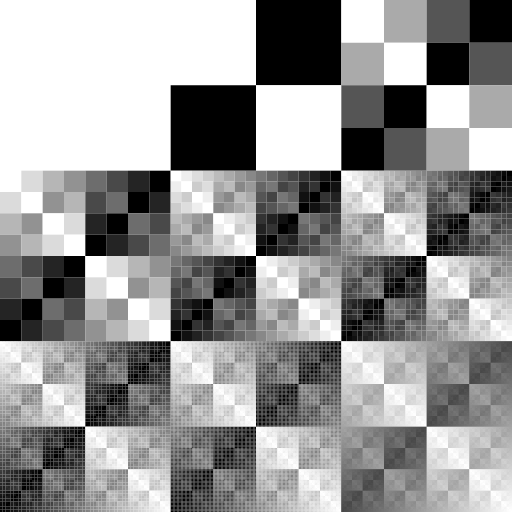
Frame 1 (no input)
Frame 2 (the mouse pressed at the canvas centre, redrawn once): identical to frame 1, image omitted

The p5.js sketch that drew this single still picture (run headless with seeded random() and noise() and a simulated clock; the mouse was pressed at the canvas centre and the sketch redrawn once):

// p5.js sketch
// ── sketch.js
function setup() {
  createCanvas(512, 512);
  noLoop();
}

function draw() {
  background(255);
  strokeWeight(0);
  let rows = 3; // numero di righe
  let columns = 3; // numero di colonne
  let numStages = 9; // numero di stage (i 9 quadrati principali nella griglia 3x3)
  let stageIndex = 0; // variable che serve a spostarsi allo stage successivo

  for (let n = 1; n <= numStages; n++) { // n = 1 e n <= numStages (anziche' n = 0 e n < numStages) perche' n serve dopo come esponente
    let gridSize;
    let cellSize;
    
    if (n === 1) { // il primo quadrato è completamente bianco
      gridSize = 1; // potrebbe essere qualsiasi cosa
      cellSize = width / columns;  // grandezza di ogni = 1, motivo per cui il valore di gridSize non importa
    } else {
      // Shift all the XOR grids by one stage
      gridSize = pow(2, n - 1);  // determina la grandezza della griglia: 2^1 per lo stage 2, 2^2 per lo stage 3, etc
      cellSize = width / (columns * gridSize);  // calcola la grandezza di ogni quadrato DENTRO agli stage (quelli che a ogni stage diventano sempre più piccoli)
    }

    // calcolo della posizione per piazzare ogni griglia
    let xOffset = (stageIndex % columns) * width / columns;
    let yOffset = floor(stageIndex / columns) * height / rows;

    // caso speciale per il primo stage (tutto bianco)
    if (n === 1) {
      fill(255);
      rect(xOffset, yOffset, width / columns, height / rows); // rettangolo che riempie perfettamente il primo stage
    } else {
      // ciclo che gestisce gli altri stage
      for (let i = 0; i < gridSize; i++) {
        for (let j = 0; j < gridSize; j++) {
          let xorValue = (gridSize - 1 - i) ^ j;  // creazione del pattern (quadrati scuri vanno da in basso a sinistra a in alto a destra)
          let grayColor = map(xorValue, 0, gridSize - 1, 0, 255);  // regolazione del colore
          fill(grayColor);
          rect(xOffset + j * cellSize, yOffset + i * cellSize, cellSize, cellSize);  // creazione di tutti i quadrati
        }
      }
    }

    stageIndex++;  // prosegue allo stage successivo
  }
}
